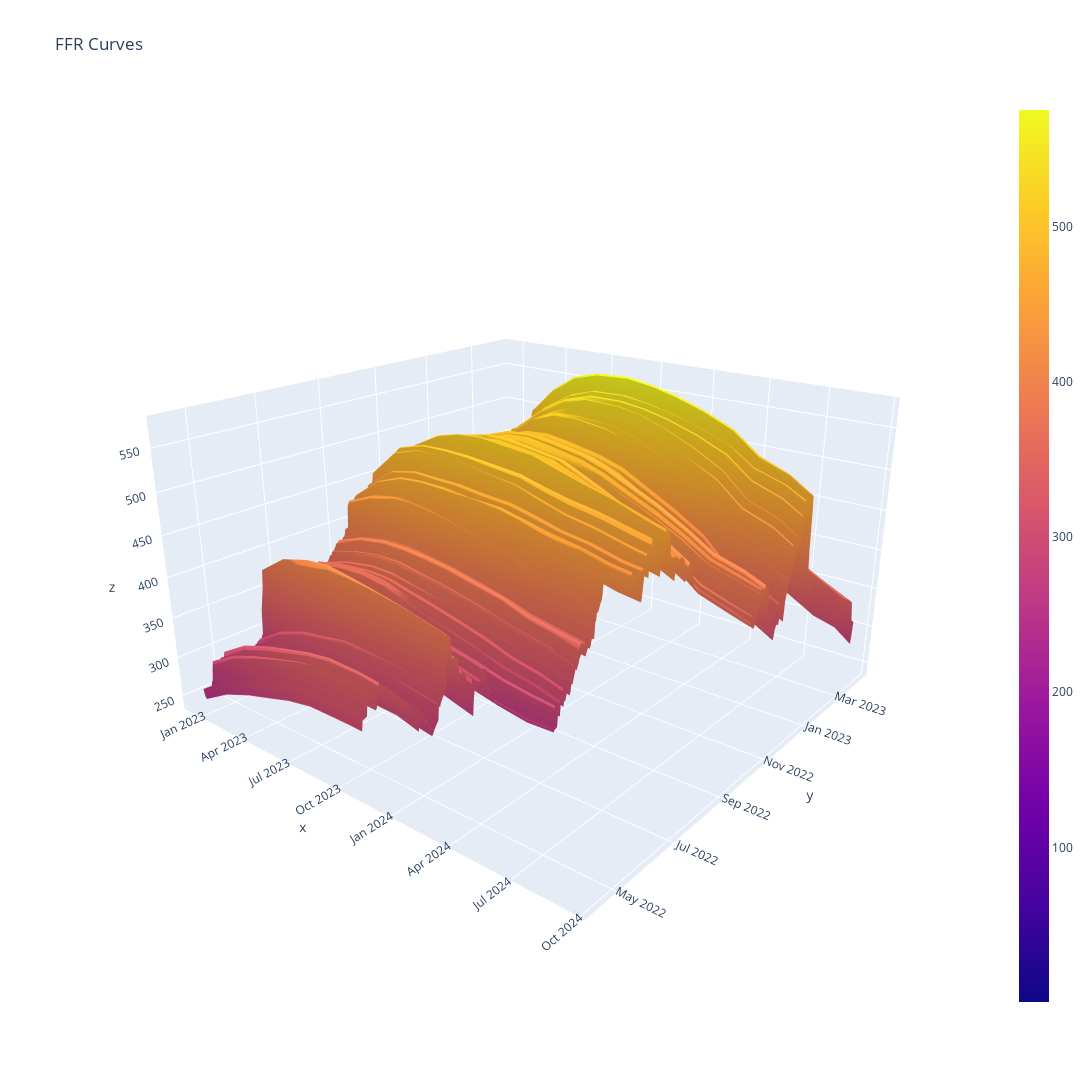

The code cell stored with this chart in its notebook:
### Code cell
x = [i for i in new_df.columns if i != 'DFF']
y = new_df.index
z = new_df.to_numpy()

fig = go.Figure(data=[go.Surface(z=z, x=x, y=y)])
fig.update_layout(title='FFR Curves',
                  width = 1200,
                  height = 1200,
                  scene = {"aspectratio": {"x": 1, "y": 1, "z": .6}})
fig.update_coloraxes(cauto=True)
#fig.update_coloraxes(cmax=2000)
#fig.update_coloraxes(cmin=2000)
fig.show()

### Figure 1 — Plotly figure (JSON) as saved in the notebook; plotly's stock layout.template omitted (floating-point values rounded to 4 significant figures; data arrays with more than 128 entries replaced by an {"elided": "..."} marker saying what was removed)
{"data": [{"type": "surface", "x": ["2022-12-14T00:00:00", "2023-02-01T00:00:00", "2023-03-22T00:00:00", "2023-05-03T00:00:00", "2023-06-14T00:00:00", "2023-07-26T00:00:00", "2023-09-20T00:00:00", "2023-11-01T00:00:00", "2023-12-13T00:00:00", "2024-01-31T00:00:00", "2024-03-20T00:00:00", "2024-05-01T00:00:00", "2024-06-19T00:00:00", "2024-07-31T00:00:00", "2024-09-25T00:00:00"], "y": {"elided": "250 str values"}, "z": {"elided": "250x16 float values"}}], "layout": {"coloraxis": {"cauto": true}, "height": 1200, "scene": {"aspectratio": {"x": 1, "y": 1, "z": 0.6}, "camera": {"center": {"x": 0, "y": 0, "z": 0}, "eye": {"x": 1.271, "y": -1.566, "z": 0.7864}, "projection": {"type": "perspective"}, "up": {"x": 0, "y": 0, "z": 1}}}, "title": {"text": "FFR Curves"}, "width": 1200}}
